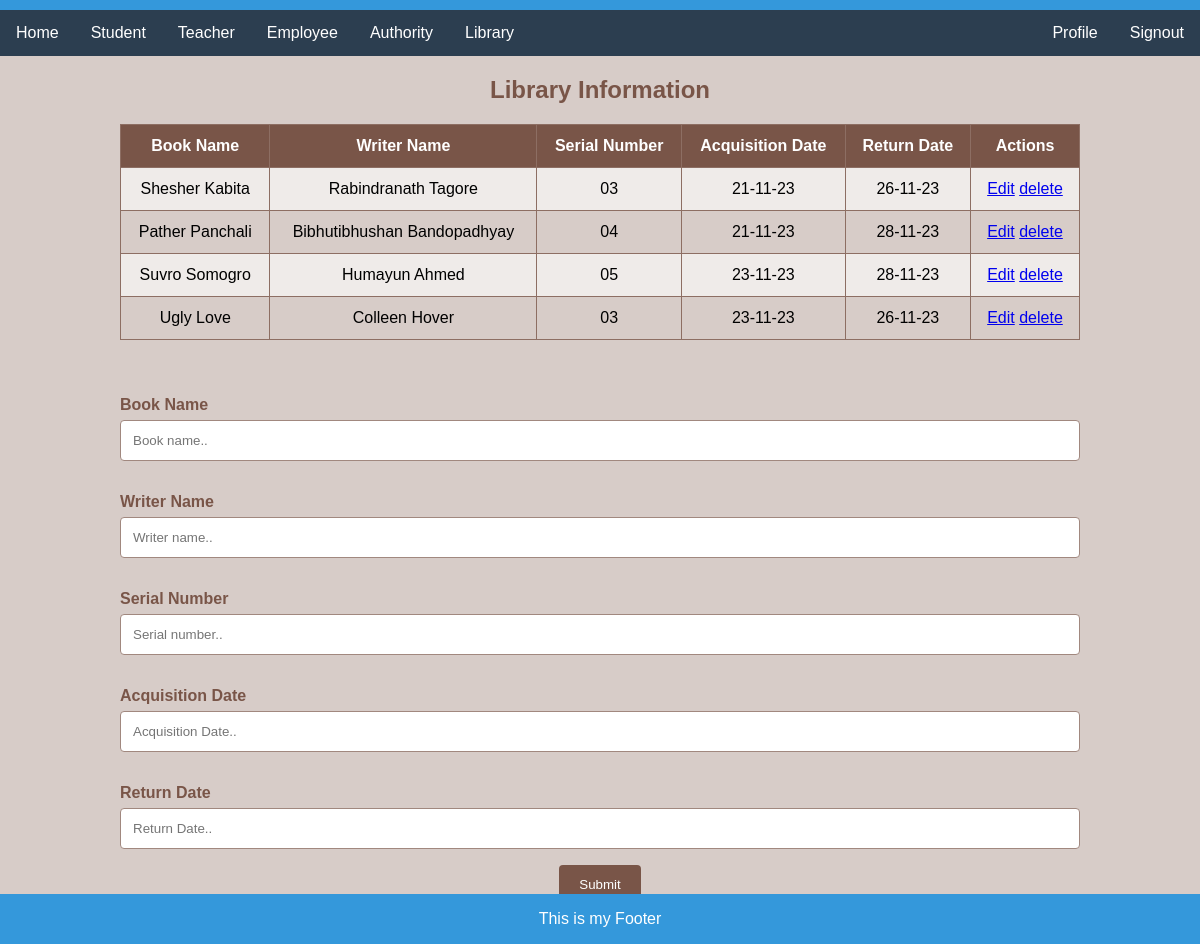
/libraryPage, run on the app's committed database.
### myApp/models.py (models this page shows, shortened)
class Library(models.Model):
    Book_Name=models.CharField(max_length=100, null=True)
    Writer_Name=models.CharField(max_length=100, null=True)
    Serial_No=models.CharField(max_length=100, null=True)
    Acquisition_Date=models.CharField(max_length=100, null=True)
    Return_Date=models.CharField(max_length=100, null=True)

### myProject/views.py (the view)
# urls.py: path('libraryPage',libraryPage,name="libraryPageUrl"),
def libraryPage(request):
    library = Library.objects.all()
    context={
        "lib":library,
    }
    return render(request,"library.html",context)

### template/library.html (shortened to what this page needs)
{% extends "home.html" %}
{% block content %}
<!DOCTYPE html>
<html lang="en">
<head>
</head>
<body>
  <h2>Library Information</h2>
  <table>
    <tr>
      <th>Book Name</th>
      <th>Writer Name</th>
      <th>Serial Number</th>
      <th>Acquisition Date</th>
      <th>Return Date</th>
      <th>Actions</th>
    </tr>
    {% for i in lib %}
    <tr>
      <td>{{i.Book_Name}}</td>
      <td>{{i.Writer_Name}}</td>
      <td>{{i.Serial_No}}</td>
      <td>{{i.Acquisition_Date}}</td>
      <td>{{i.Return_Date}}</td>
      <td>
        <a href="{% url 'editLibrary' i.id  %}">Edit</a>
        <a href="{% url 'deleteLibrary' i.id  %}">delete</a>
      </td>
    </tr>
    {% endfor %}
  </table>
  <div class="container">
    <form action="{%url 'libraryAdd'%}" method='post'>
    <form>
      <label for="book">Book Name</label>
      <input type="text" id="fname" name="b_name" placeholder="Book name..">
      <label for="writer">Writer Name</label>
      <input type="text" id="lastname" name="w_name" placeholder="Writer name..">
      <label for="Mobile">Serial Number</label>
      <input type="text" id="lname" name="Serial_No" placeholder="Serial number..">
      <label for="email">Acquisition Date</label>
      <input type="text" id="email" name="Acquisition_Date" placeholder="Acquisition Date..">
      <label for="age">Return Date</label>
      <input type="text" id="age" name="Return_Date" placeholder="Return Date..">
      <input type="submit" value="Submit">
    </form>
  </div>
</body>
</html>
{% endblock %}

### template/home.html (style rules this page uses)
body { font-family: 'Arial', sans-serif; margin: 0; padding: 0; background-color: #f9f9f9; height: 20000; }
.container { max-width: 1200px; margin: 20px auto; padding: 20px; background-color: #ecf0f1; border-radius: 8px; }
h2 { color: #3498db; }
body { font-family: Arial, Helvetica, sans-serif; text-align: center; background-color: #f2f2f2; }
h2 { color: #04AA6D; }
table { font-family: Arial, sans-serif; border-collapse: collapse; width: 80%; margin: 20px auto; }
th, td { border: 1px solid #dddddd; text-align: center; padding: 12px; }
th { background-color: #04AA6D; color: white; }
tr:nth-child(even) { background-color: #f9f9f9; }
.container { border-radius: 5px; background-color: #ffffff; padding: 20px; width: 80%; margin: 20px auto; }
label { display: block; margin-top: 16px; color: #04AA6D; font-weight: bold; text-align: left; }
input[type=text] { width: 100%; padding: 12px; border: 1px solid #ccc; border-radius: 4px; box-sizing: border-box; margin-top: 6px; margin-bottom: 16px; resize: vertical; }
input[type=submit] { background-color: #04AA6D; color: white; padding: 12px 20px; border: none; border-radius: 4px; cursor: pointer; }

### template/library.html (style rules this page uses)
body { font-family: Arial, Helvetica, sans-serif; text-align: center; background-color: #d7ccc8; }
h2 { color: #795548; }
table { font-family: Arial, sans-serif; border-collapse: collapse; width: 80%; margin: 20px auto; }
th, td { border: 1px solid #8d6e63; text-align: center; padding: 12px; }
th { background-color: #795548; color: white; }
tr:nth-child(even) { background-color: #efebe9; }
.container { border-radius: 5px; background-color: #d7ccc8; padding: 20px; width: 80%; margin: 20px auto; }
label { display: block; margin-top: 16px; color: #795548; font-weight: bold; text-align: left; }
input[type=text] { width: 100%; padding: 12px; border: 1px solid #a1887f; border-radius: 4px; box-sizing: border-box; margin-top: 6px; margin-bottom: 16px; resize: vertical; }
input[type=submit] { background-color: #795548; color: white; padding: 12px 20px; border: none; border-radius: 4px; cursor: pointer; }

### data on the page
Library: Book_Name "Shesher Kabita", Writer_Name "Rabindranath Tagore", Serial_No "03", Acquisition_Date "21-11-23", Return_Date "26-11-23"
Library: Book_Name "Pather Panchali", Writer_Name "Bibhutibhushan Bandopadhyay", Serial_No "04", Acquisition_Date "21-11-23", Return_Date "28-11-23"
Library: Book_Name "Suvro Somogro", Writer_Name "Humayun Ahmed", Serial_No "05", Acquisition_Date "23-11-23", Return_Date "28-11-23"
Library: Book_Name "Ugly Love", Writer_Name "Colleen Hover", Serial_No "03", Acquisition_Date "23-11-23", Return_Date "26-11-23"
